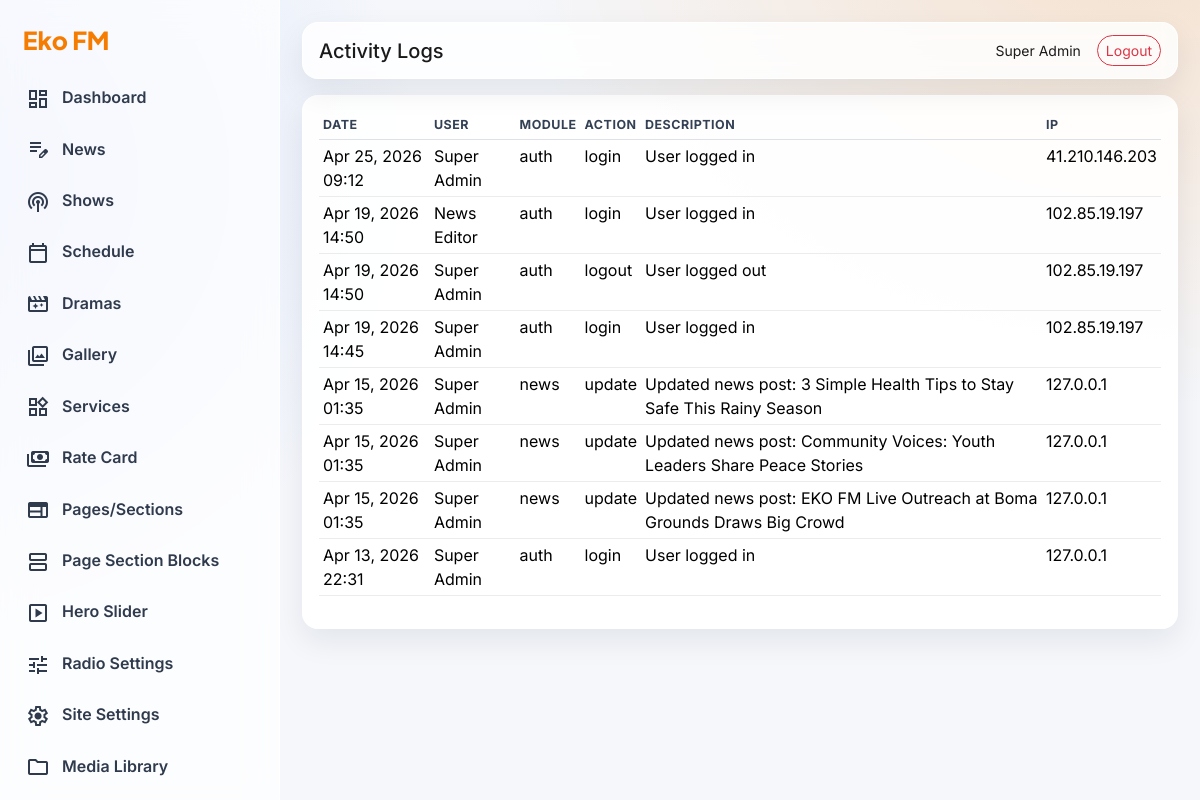
The app's page /admin/activity.php (signed in) with its own data.
### tables this page shows
CREATE TABLE `users` (
  `id` int(11) NOT NULL,
  `role_id` int(11) DEFAULT NULL,
  `name` varchar(150) NOT NULL,
  `email` varchar(150) NOT NULL,
  `password` varchar(255) NOT NULL,
  `status` tinyint(1) NOT NULL DEFAULT 1,
  `created_at` datetime DEFAULT NULL,
  `updated_at` datetime DEFAULT NULL
);

CREATE TABLE `activity_logs` (
  `id` int(11) NOT NULL,
  `user_id` int(11) DEFAULT NULL,
  `action` varchar(50) NOT NULL,
  `module_name` varchar(100) NOT NULL,
  `item_id` int(11) DEFAULT NULL,
  `description` varchar(255) DEFAULT NULL,
  `ip_address` varchar(60) DEFAULT NULL,
  `created_at` datetime DEFAULT NULL
);

### includes/functions.php (called while the page is built, shortened)
<?php
require_once __DIR__ . '/db.php';
function e($value)
{
    return htmlspecialchars((string) $value, ENT_QUOTES, 'UTF-8');
}
function url($path = '')
{
    $path = ltrim($path, '/');
    return rtrim(BASE_URL, '/') . '/' . $path;
}
function current_user()
{
    static $user = null;
    if ($user) {
        return $user;
    }
    $stmt = db_query(
        'SELECT u.*, r.name AS role_name, r.slug AS role_slug FROM users u LEFT JOIN roles r ON r.id = u.role_id WHERE u.id = ? LIMIT 1',
        array((int) $_SESSION['user_id'])
    );
    $user = $stmt->fetch();
    return $user ?: null;
}
function format_date($date, $format = 'M d, Y')
{
    return date($format, strtotime($date));
}

### includes/db.php (called while the page is built, shortened)
<?php
function db()
{
    static $pdo;
    if ($pdo instanceof PDO) {
        return $pdo;
    }
    $dsn = 'mysql:host=' . DB_HOST . ';dbname=' . DB_NAME . ';charset=' . DB_CHARSET;
    $options = array(
        PDO::ATTR_ERRMODE => PDO::ERRMODE_EXCEPTION,
        PDO::ATTR_DEFAULT_FETCH_MODE => PDO::FETCH_ASSOC,
        PDO::ATTR_EMULATE_PREPARES => false,
    );
    $pdo = new PDO($dsn, DB_USER, DB_PASS, $options);
    return $pdo;
}
function db_query($sql, $params = array())
{
    $stmt = db()->prepare($sql);
    $stmt->execute($params);
    return $stmt;
}

### includes/auth.php (called while the page is built, shortened)
<?php
require_once __DIR__ . '/rbac.php';
function require_login()
{
    if (!current_user()) {
        redirect('admin/login.php');
    }
}

### includes/rbac.php (called while the page is built, shortened)
<?php
require_once __DIR__ . '/functions.php';
function has_permission($permission)
{
    $user = current_user();
    if (!empty($user['role_slug']) && $user['role_slug'] === 'super_admin') {
        return true;
    }
    static $memo = array();
    $uid = (int) $user['id'];
    return in_array($permission, $memo[$uid]);
}

### admin/activity.php (the view, shortened to what this page needs)
<?php
require_login();
$adminTitle='Activity Logs';
$rows=db_query('SELECT a.*, u.name FROM activity_logs a LEFT JOIN users u ON u.id=a.user_id ORDER BY a.id DESC LIMIT 200')->fetchAll();
include __DIR__ . '/../templates/admin_header.php';
?>
<div class="panel"><table class="table table-sm"><thead><tr><th>Date</th><th>User</th><th>Module</th><th>Action</th><th>Description</th><th>IP</th></tr></thead><tbody><?php foreach($rows as $r): ?><tr><td><?php echo e(format_date($r['created_at'],'M d, Y H:i')); ?></td><td><?php echo e($r['name']); ?></td><td><?php echo e($r['module_name']); ?></td><td><?php echo e($r['action']); ?></td><td><?php echo e($r['description']); ?></td><td><?php echo e($r['ip_address']); ?></td></tr><?php endforeach; ?></tbody></table></div>
<?php include __DIR__ . '/../templates/admin_footer.php'; ?>

### templates/admin_header.php (shortened to what this page needs)
<?php
$u = current_user();
?>
<!doctype html>
<html lang="en">
<head>
    <link href="https://cdn.jsdelivr.net/npm/bootstrap@5.3.3/dist/css/bootstrap.min.css" rel="stylesheet">
    <link href="<?php echo e(url('assets/css/admin.css')); ?>" rel="stylesheet">
</head>
<body>
<div class="admin-layout">
    <?php include __DIR__ . '/admin_sidebar.php'; ?>
    <main class="admin-main">
        <div class="admin-topbar d-flex justify-content-between align-items-center">
            <div><h5 class="mb-0"><?php echo e($adminTitle); ?></h5></div>
            <div class="d-flex align-items-center gap-3"><small><?php echo e($u ? $u['name'] : ''); ?></small><a href="<?php echo e(url('admin/logout.php')); ?>" class="btn btn-sm btn-outline-danger">Logout</a></div>
        </div>

### assets/css/admin.css (style rules this page uses)
:root { --orange: #F57C00; --deep-blue: #1E3A8A; --accent-blue: #2563EB; --panel: #FFFFFF; --text: #1A1A1A; --muted: #5f6b7a; --radius: 16px; --shadow: 0 12px 30px rgba(17, 24, 39, .08); }
* { box-sizing: border-box; }
body { font-family: Inter, sans-serif; color: var(--text); background: radial-gradient(900px 700px at 95% -10%, rgba(245,124,0,.18), transparent 70%), radial-gradient(800px 700px at -10% 22%, rgba(37,99,235,.16), transparent 68%), #f5f7fb; }
.admin-layout { display: flex; min-height: 100vh; }
.admin-main { flex: 1; padding: 22px; min-width: 0; }
.admin-topbar { background: rgba(255,255,255,.82); border: 1px solid rgba(255,255,255,.85); border-radius: 16px; padding: 12px 16px; margin-bottom: 16px; backdrop-filter: blur(10px); box-shadow: var(--shadow); }
.panel { background: rgba(255,255,255,.92); border: 1px solid rgba(255,255,255,.85); border-radius: var(--radius); padding: 16px; box-shadow: var(--shadow); }
.table { --bs-table-bg: transparent; }
.table thead th { color: #344054; font-size: .78rem; letter-spacing: .04em; text-transform: uppercase; border-bottom-width: 1px; }
.table tbody td { border-color: rgba(15, 23, 42, .08); }
.btn-outline-primary, .btn-outline-danger { border-radius: 999px; }

### records on screen
users: name "Super Admin"
activity_logs: created_at "Apr 25, 2026 09:12", user.name "Super Admin", module_name "auth", action "login", description "User logged in", ip_address "41.210.146.203"
activity_logs: created_at "Apr 19, 2026 14:50", user.name "News Editor", module_name "auth", action "login", description "User logged in", ip_address "102.85.19.197"
activity_logs: created_at "Apr 19, 2026 14:50", user.name "Super Admin", module_name "auth", action "logout", description "User logged out", ip_address "102.85.19.197"
activity_logs: created_at "Apr 19, 2026 14:45", user.name "Super Admin", module_name "auth", action "login", description "User logged in", ip_address "102.85.19.197"
activity_logs: created_at "Apr 15, 2026 01:35", user.name "Super Admin", module_name "news", action "update", description "Updated news post: 3 Simple Health Tips to Stay Safe This Rainy Season", ip_address "127.0.0.1"
activity_logs: created_at "Apr 15, 2026 01:35", user.name "Super Admin", module_name "news", action "update", description "Updated news post: Community Voices: Youth Leaders Share Peace Stories", ip_address "127.0.0.1"
activity_logs: created_at "Apr 15, 2026 01:35", user.name "Super Admin", module_name "news", action "update", description "Updated news post: EKO FM Live Outreach at Boma Grounds Draws Big Crowd", ip_address "127.0.0.1"
activity_logs: created_at "Apr 13, 2026 22:31", user.name "Super Admin", module_name "auth", action "login", description "User logged in", ip_address "127.0.0.1"

### other values on screen
$item[0] "Dashboard"
$item[0] "News"
$item[0] "Shows"
$item[0] "Schedule"
$item[0] "Dramas"
$item[0] "Gallery"
$item[0] "Services"
$item[0] "Rate Card"
$item[0] "Pages/Sections"
$item[0] "Page Section Blocks"
$item[0] "Hero Slider"
$item[0] "Radio Settings"
$item[0] "Site Settings"
$item[0] "Media Library"
$adminTitle "Activity Logs"
